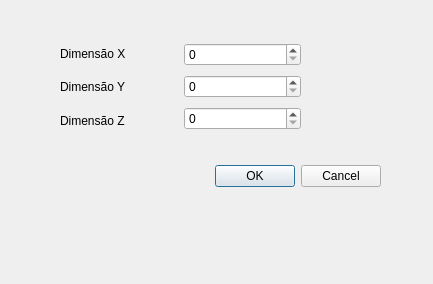
<?xml version="1.0" encoding="UTF-8"?>
<ui version="4.0">
 <class>Dialog</class>
 <widget class="QDialog" name="Dialog">
  <property name="geometry">
   <rect>
    <x>0</x>
    <y>0</y>
    <width>433</width>
    <height>284</height>
   </rect>
  </property>
  <property name="windowTitle">
   <string>Dialog</string>
  </property>
  <widget class="QDialogButtonBox" name="buttonBox">
   <property name="geometry">
    <rect>
     <x>40</x>
     <y>160</y>
     <width>341</width>
     <height>32</height>
    </rect>
   </property>
   <property name="orientation">
    <enum>Qt::Horizontal</enum>
   </property>
   <property name="standardButtons">
    <set>QDialogButtonBox::Cancel|QDialogButtonBox::Ok</set>
   </property>
  </widget>
  <widget class="QWidget" name="layoutWidget">
   <property name="geometry">
    <rect>
     <x>60</x>
     <y>40</y>
     <width>241</width>
     <height>94</height>
    </rect>
   </property>
   <layout class="QGridLayout" name="gridLayout_2">
    <item row="0" column="0">
     <widget class="QLabel" name="label">
      <property name="text">
       <string>Dimensão X</string>
      </property>
     </widget>
    </item>
    <item row="0" column="1" rowspan="3">
     <layout class="QGridLayout" name="gridLayout">
      <item row="0" column="0">
       <widget class="QSpinBox" name="spinBox_X"/>
      </item>
      <item row="1" column="0">
       <widget class="QSpinBox" name="spinBox_Y"/>
      </item>
      <item row="2" column="0">
       <widget class="QSpinBox" name="spinBox_Z"/>
      </item>
     </layout>
    </item>
    <item row="1" column="0">
     <widget class="QLabel" name="label_2">
      <property name="text">
       <string>Dimensão Y</string>
      </property>
     </widget>
    </item>
    <item row="2" column="0">
     <widget class="QLabel" name="label_3">
      <property name="text">
       <string>Dimensão Z</string>
      </property>
     </widget>
    </item>
   </layout>
  </widget>
 </widget>
 <resources/>
 <connections>
  <connection>
   <sender>buttonBox</sender>
   <signal>accepted()</signal>
   <receiver>Dialog</receiver>
   <slot>accept()</slot>
   <hints>
    <hint type="sourcelabel">
     <x>248</x>
     <y>254</y>
    </hint>
    <hint type="destinationlabel">
     <x>157</x>
     <y>274</y>
    </hint>
   </hints>
  </connection>
  <connection>
   <sender>buttonBox</sender>
   <signal>rejected()</signal>
   <receiver>Dialog</receiver>
   <slot>reject()</slot>
   <hints>
    <hint type="sourcelabel">
     <x>316</x>
     <y>260</y>
    </hint>
    <hint type="destinationlabel">
     <x>286</x>
     <y>274</y>
    </hint>
   </hints>
  </connection>
 </connections>
</ui>
